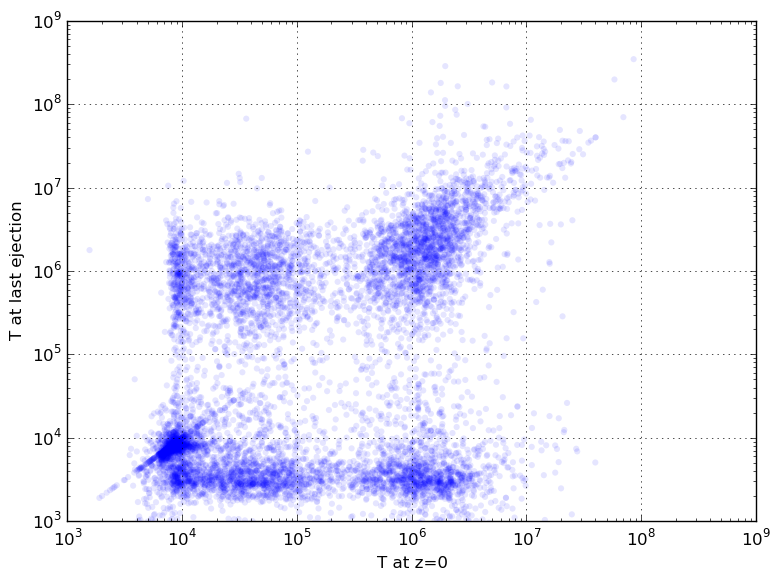

The script that saved this image:
import numpy as np
import matplotlib.pyplot as plt
import pygad as pg
from scipy import stats
import glob
from multiprocessing import Pool
import utils

s, h, g = pg.prepare_zoom('/ptmp/mpa/naab/REFINED/M1196/SF_X/4x-2phase/out/snap_M1196_4x_470', gas_trace='/u/mihac/data/M1196/4x-2phase/gastrace_disc', star_form=None)

R200_frac, Tcrit, rhocrit = [.15, '2e4 K', '1e-2 u/cm**3']
R200, M200 = pg.analysis.virial_info(s)
ism = s.gas[pg.BallMask(R200_frac*R200) & \
                       pg.ExprMask('(temp < "%s") & (rho > "%s")' % (Tcrit, rhocrit))]
halo = s.gas[pg.BallMask(R200)]
cgm = s.gas[pg.IDMask(set(halo['ID']) - set(ism['ID']))]
mask = np.max(cgm['T_at_ejection'] > 0, axis=-1)
cgm_recycled = cgm[mask]
last_T = np.array([x[x > 0][-1] for x in cgm_recycled['T_at_ejection']])

fig, ax = plt.subplots(1)
ax.grid(True)
ax.set_xlim((1e3, 1e9))
ax.set_ylim((1e3, 1e9))
ax.set_xscale('log')
ax.set_yscale('log')
ax.set_xlabel("T at z=0")
ax.set_ylabel("T at last ejection")
fig.tight_layout()
ax.scatter(cgm_recycled['temp'], last_T, alpha=.1, edgecolor='none')
#plt.savefig(filename.split("/")[-1][:-3] + '_' + halo + '_' + type + ".png", bbox_inches='tight')
plt.savefig('T_z0_vs_ejection.png', bbox_inches='tight')

